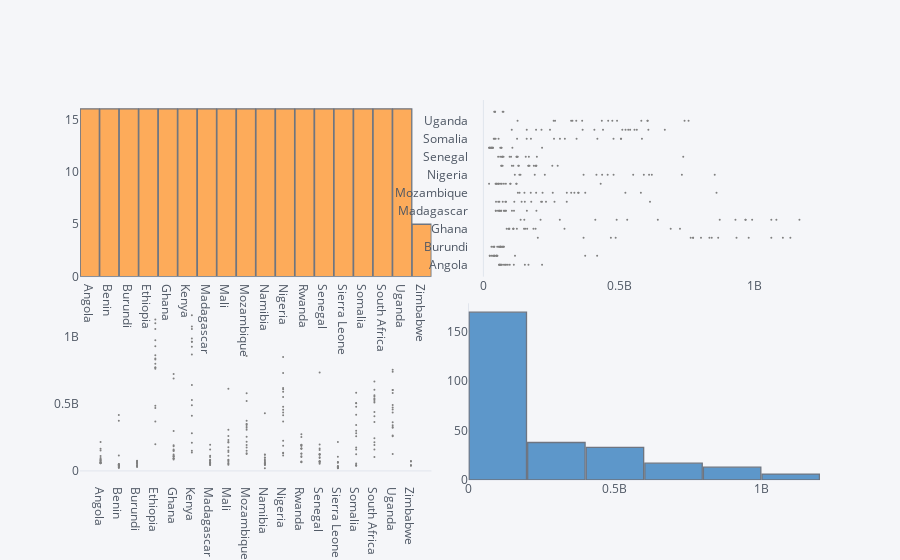

Here is the notebook cell this chart was saved with:
### Code cell
#using iplot create a bunch of graphs 
Summary_Aid_Stability.scatter_matrix(filename='Aid_vs_Stability_scatter-matrix', world_readable=True)

### Figure 1 — Plotly figure (JSON) as saved in the notebook; plotly's stock layout.template omitted (floating-point values rounded to 4 significant figures; data arrays with more than 128 entries replaced by an {"elided": "..."} marker saying what was removed)
{"data": [{"histfunc": "count", "histnorm": "", "marker": {"color": "rgba(255, 153, 51, 1.0)", "line": {"color": "#4D5663", "width": 1.3}}, "name": "Country", "nbinsx": 10, "opacity": 0.8, "orientation": "v", "type": "histogram", "uid": "d7610f6c-8bed-4c69-9dd9-d796216bec83", "x": {"elided": "277 str values"}, "xaxis": "x", "yaxis": "y"}, {"line": {"color": "rgba(128, 128, 128, 1.0)", "dash": "solid", "shape": "linear", "width": 1.3}, "marker": {"size": 2, "symbol": "circle"}, "mode": "markers", "name": "Country", "text": "", "type": "scatter", "uid": "679bc812-7487-42b7-a82a-cd1a4a484129", "x": {"elided": "277 float values"}, "xaxis": "x2", "y": {"elided": "277 str values"}, "yaxis": "y2"}, {"line": {"color": "rgba(128, 128, 128, 1.0)", "dash": "solid", "shape": "linear", "width": 1.3}, "marker": {"size": 2, "symbol": "circle"}, "mode": "markers", "name": "Total Aid", "text": "", "type": "scatter", "uid": "fbb46829-e6fe-4b58-b3ce-c3c921330b64", "x": {"elided": "277 str values"}, "xaxis": "x3", "y": {"elided": "277 float values"}, "yaxis": "y3"}, {"histfunc": "count", "histnorm": "", "marker": {"color": "rgba(55, 128, 191, 1.0)", "line": {"color": "#4D5663", "width": 1.3}}, "name": "Total Aid", "nbinsx": 10, "opacity": 0.8, "orientation": "v", "type": "histogram", "uid": "c23b6d23-4abb-4356-9d52-e34bfc018f4f", "x": {"elided": "277 float values"}, "xaxis": "x4", "yaxis": "y4"}], "layout": {"bargap": 0.02, "legend": {"bgcolor": "#F5F6F9", "font": {"color": "#4D5663"}}, "paper_bgcolor": "#F5F6F9", "plot_bgcolor": "#F5F6F9", "showlegend": false, "title": {"font": {"color": "#4D5663"}}, "xaxis": {"anchor": "y", "domain": [0, 0.475], "gridcolor": "#E1E5ED", "showgrid": false, "tickfont": {"color": "#4D5663"}, "title": {"font": {"color": "#4D5663"}, "text": ""}, "zerolinecolor": "#E1E5ED"}, "xaxis2": {"anchor": "y2", "domain": [0.525, 1], "gridcolor": "#E1E5ED", "showgrid": false, "tickfont": {"color": "#4D5663"}, "title": {"font": {"color": "#4D5663"}, "text": ""}, "zerolinecolor": "#E1E5ED"}, "xaxis3": {"anchor": "y3", "domain": [0, 0.475], "gridcolor": "#E1E5ED", "showgrid": false, "tickfont": {"color": "#4D5663"}, "title": {"font": {"color": "#4D5663"}, "text": ""}, "zerolinecolor": "#E1E5ED"}, "xaxis4": {"anchor": "y4", "domain": [0.525, 1], "gridcolor": "#E1E5ED", "showgrid": false, "tickfont": {"color": "#4D5663"}, "title": {"font": {"color": "#4D5663"}, "text": ""}, "zerolinecolor": "#E1E5ED"}, "yaxis": {"anchor": "x", "domain": [0.535, 1.0], "gridcolor": "#E1E5ED", "showgrid": false, "tickfont": {"color": "#4D5663"}, "title": {"font": {"color": "#4D5663"}, "text": ""}, "zerolinecolor": "#E1E5ED"}, "yaxis2": {"anchor": "x2", "domain": [0.535, 1.0], "gridcolor": "#E1E5ED", "showgrid": false, "tickfont": {"color": "#4D5663"}, "title": {"font": {"color": "#4D5663"}, "text": ""}, "zerolinecolor": "#E1E5ED"}, "yaxis3": {"anchor": "x3", "domain": [0, 0.465], "gridcolor": "#E1E5ED", "showgrid": false, "tickfont": {"color": "#4D5663"}, "title": {"font": {"color": "#4D5663"}, "text": ""}, "zerolinecolor": "#E1E5ED"}, "yaxis4": {"anchor": "x4", "domain": [0, 0.465], "gridcolor": "#E1E5ED", "showgrid": false, "tickfont": {"color": "#4D5663"}, "title": {"font": {"color": "#4D5663"}, "text": ""}, "zerolinecolor": "#E1E5ED"}}}
